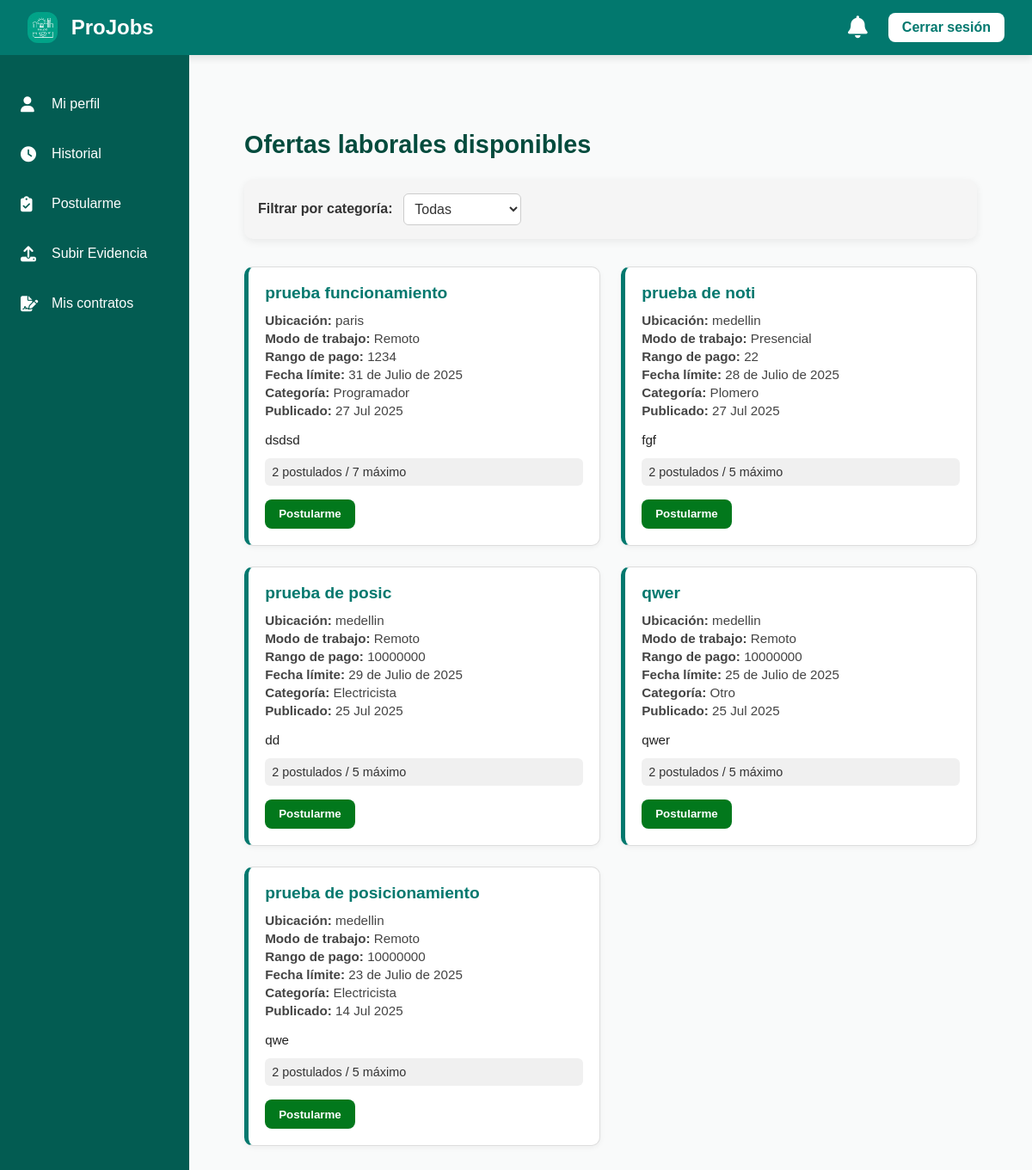
Page /lista_ofertas/ (signed in) on the earlier database version.
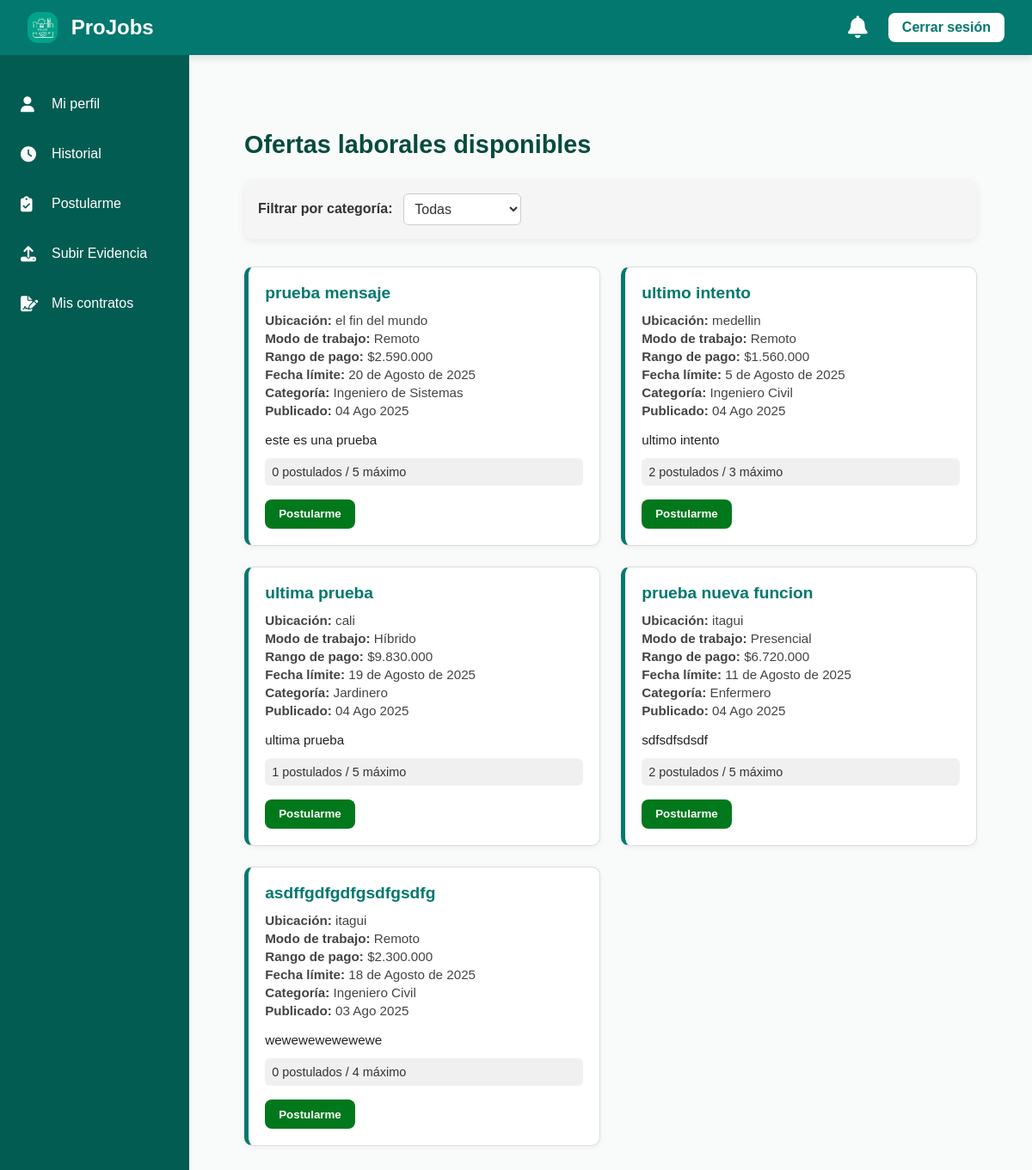
Same page on the later database version.
### projobs/models.py (models this page shows, shortened)
class OfertaLaboralIndependiente(models.Model):
    cliente = models.ForeignKey(Usuario, on_delete=models.CASCADE)  # Cliente que crea la oferta
    titulo = models.CharField(max_length=100)  # Título de la oferta
    descripcion = models.TextField()  # Descripción detallada del trabajo
    ubicacion = models.CharField(max_length=100)  # Ubicación geográfica del trabajo
    MODO_TRABAJO = [
        ('presencial', 'Presencial'),
        ('remoto', 'Remoto'),
        ('hibrido', 'Híbrido')
    ]
    modo_trabajo = models.CharField(max_length=20, choices=MODO_TRABAJO)
    rango_pago = models.CharField(max_length=50)  # Valor estimado del pago
    fecha_limite = models.DateField()  # Fecha máxima para aplicar a la oferta
    max_postulaciones = models.PositiveIntegerField(default=5)  # Máximo de trabajadores que se pueden postular
    PROFESIONES = [
        ('Electricista', 'Electricista'),
        ('Diseñador Gráfico', 'Diseñador Gráfico'),
        ('Programador', 'Programador'),
        ('Plomero', 'Plomero'),
        ('Jardinero', 'Jardinero'),
        ('Otro', 'Otro'),
    ]
    categoria = models.CharField(max_length=50, choices=PROFESIONES)
    descripcion_profesion = models.CharField(max_length=100, blank=True)  # Si la categoría es "Otro"
    estado = models.CharField(max_length=20, default='abierta')  # Estado de la oferta (abierta/cerrada)
    fecha_publicacion = models.DateTimeField(auto_now_add=True)  # Fecha de publicación automática

### projobs/views.py (the view, shortened to what this page needs)
# urls.py: path('lista_ofertas/', views.lista_ofertas, name='lista_ofertas'),          # Listado de ofertas activas
def lista_ofertas(request):
    usuario = get_object_or_404(Usuario, id=request.session.get('usuario_id'))
    if usuario.rol != 3:
        messages.error(request, "Solo los trabajadores pueden ver las ofertas para postularse.")
        return redirect('perfilusuario')
    categoria = request.GET.get('categoria')
    ofertas = OfertaLaboralIndependiente.objects.exclude(cliente=usuario) \
        .filter(estado='abierta') \
        .annotate(num_postulaciones=Count('postulaciones'))
    if categoria:
        ofertas = ofertas.filter(categoria=categoria).order_by('-fecha_publicacion')
    else:
        ofertas = ofertas.order_by('-fecha_publicacion')[:5]
    return render(request, 'ofertas/lista_ofertas.html', {
        'usuario': usuario,
        'ofertas': ofertas,
        'categoria_seleccionada': categoria
    })

### projobs/templates/ofertas/lista_ofertas.html (shortened to what this page needs)
{% extends 'baseperfil.html' %}
{% load static %}
{% block extra_css %}
  <link rel="stylesheet" href="{% static 'css/style_postular_oferta.css' %}">
{% endblock %}
{% block content %}
<div class="ofertas-container">
  <h2>Ofertas laborales disponibles</h2>
  <form method="get" class="filtro-form">
    <label for="categoria">Filtrar por categoría:</label>
    <select name="categoria" id="categoria" onchange="this.form.submit()">
      <option value="">Todas</option>
    </select>
  </form>
  {% if ofertas %}
    <div class="contenedor-ofertas">
      {% for oferta in ofertas %}
        <div class="oferta-card {% if oferta.estado != 'abierta' %}cerrada{% endif %}">
          <div class="oferta-titulo">{{ oferta.titulo }}</div>
          <div class="oferta-info">
            <p><strong>Ubicación:</strong> {{ oferta.ubicacion }}</p>
            <p><strong>Modo de trabajo:</strong> {{ oferta.get_modo_trabajo_display }}</p>
            <p><strong>Rango de pago:</strong> {{ oferta.rango_pago }}</p>
            <p><strong>Fecha límite:</strong> {{ oferta.fecha_limite }}</p>
            <p><strong>Categoría:</strong> {{ oferta.categoria }}</p>
            <p><strong>Publicado:</strong> {{ oferta.fecha_publicacion|date:"d M Y" }}</p>
          </div>
          <div class="oferta-desc">{{ oferta.descripcion }}</div>
          <div class="oferta-contador">
            {{ oferta.num_postulaciones }} postulados / {{ oferta.max_postulaciones }} máximo
          </div>
          {% if oferta.estado == 'abierta' %}
            <form method="post">
              <button type="submit" class="postular-btn">Postularme</button>
            </form>
          {% else %}
            <div class="cerrada-label">Oferta cerrada</div>
          {% endif %}
        </div>
      {% endfor %}
    </div>
  {% else %}
    <p>No hay ofertas disponibles por el momento.</p>
  {% endif %}
</div>
{% endblock %}

Differences in the rows shown:
no longer on this page (row unchanged): OfertaLaboralIndependiente: titulo "prueba funcionamiento", ubicacion "paris", modo_trabajo "Remoto", rango_pago "1234", fecha_limite "31 de Julio de 2025", categoria "Programador", fecha_publicacion "27 Jul 2025", descripcion "dsdsd", num_postulaciones "2", max_postulaciones "7"
no longer on this page (row unchanged): OfertaLaboralIndependiente: titulo "prueba de noti", ubicacion "medellin", modo_trabajo "Presencial", rango_pago "22", fecha_limite "28 de Julio de 2025", categoria "Plomero", fecha_publicacion "27 Jul 2025", descripcion "fgf", num_postulaciones "2", max_postulaciones "5"
no longer on this page (row unchanged): OfertaLaboralIndependiente: titulo "prueba de posic", ubicacion "medellin", modo_trabajo "Remoto", rango_pago "10000000", fecha_limite "29 de Julio de 2025", categoria "Electricista", fecha_publicacion "25 Jul 2025", descripcion "dd", num_postulaciones "2", max_postulaciones "5"
no longer on this page (row unchanged): OfertaLaboralIndependiente: titulo "qwer", ubicacion "medellin", modo_trabajo "Remoto", rango_pago "10000000", fecha_limite "25 de Julio de 2025", categoria "Otro", fecha_publicacion "25 Jul 2025", descripcion "qwer", num_postulaciones "2", max_postulaciones "5"
no longer on this page (row unchanged): OfertaLaboralIndependiente: titulo "prueba de posicionamiento", ubicacion "medellin", modo_trabajo "Remoto", rango_pago "10000000", fecha_limite "23 de Julio de 2025", categoria "Electricista", fecha_publicacion "14 Jul 2025", descripcion "qwe", num_postulaciones "2", max_postulaciones "5"
added OfertaLaboralIndependiente: titulo "prueba mensaje", ubicacion "el fin del mundo", modo_trabajo "Remoto", rango_pago "$2.590.000", fecha_limite "20 de Agosto de 2025", categoria "Ingeniero de Sistemas", fecha_publicacion "04 Ago 2025", descripcion "este es una prueba", num_postulaciones "0", max_postulaciones "5"
added OfertaLaboralIndependiente: titulo "ultimo intento", ubicacion "medellin", modo_trabajo "Remoto", rango_pago "$1.560.000", fecha_limite "5 de Agosto de 2025", categoria "Ingeniero Civil", fecha_publicacion "04 Ago 2025", descripcion "ultimo intento", num_postulaciones "2", max_postulaciones "3"
added OfertaLaboralIndependiente: titulo "ultima prueba", ubicacion "cali", modo_trabajo "Híbrido", rango_pago "$9.830.000", fecha_limite "19 de Agosto de 2025", categoria "Jardinero", fecha_publicacion "04 Ago 2025", descripcion "ultima prueba", num_postulaciones "1", max_postulaciones "5"
added OfertaLaboralIndependiente: titulo "prueba nueva funcion", ubicacion "itagui", modo_trabajo "Presencial", rango_pago "$6.720.000", fecha_limite "11 de Agosto de 2025", categoria "Enfermero", fecha_publicacion "04 Ago 2025", descripcion "sdfsdfsdsdf", num_postulaciones "2", max_postulaciones "5"
added OfertaLaboralIndependiente: titulo "asdffgdfgdfgsdfgsdfg", ubicacion "itagui", modo_trabajo "Remoto", rango_pago "$2.300.000", fecha_limite "18 de Agosto de 2025", categoria "Ingeniero Civil", fecha_publicacion "03 Ago 2025", descripcion "wewewewewewewe", num_postulaciones "0", max_postulaciones "4"
